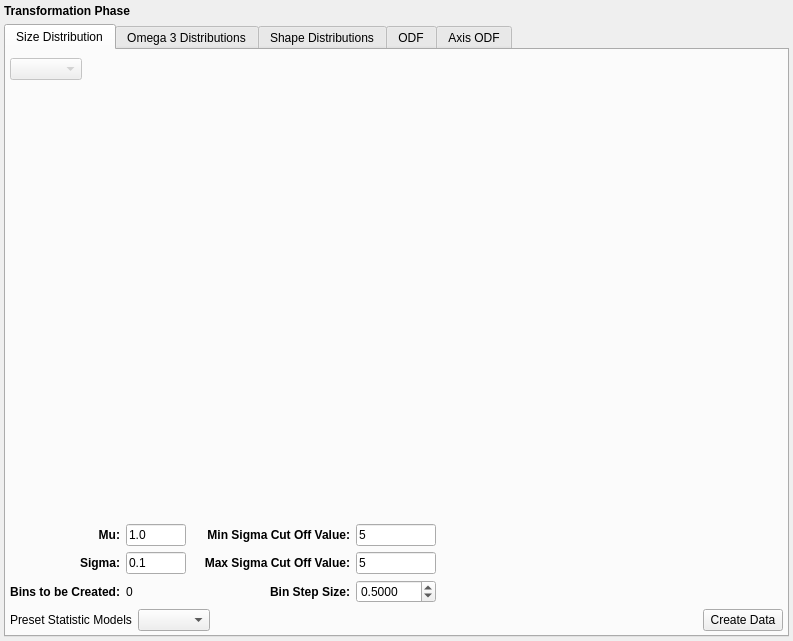
<?xml version="1.0" encoding="UTF-8"?>
<ui version="4.0">
 <class>TransformationPhaseWidget</class>
 <widget class="SGWidget" name="TransformationPhaseWidget">
  <property name="geometry">
   <rect>
    <x>0</x>
    <y>0</y>
    <width>793</width>
    <height>641</height>
   </rect>
  </property>
  <property name="windowTitle">
   <string>Form</string>
  </property>
  <layout class="QVBoxLayout" name="verticalLayout_2">
   <property name="leftMargin">
    <number>4</number>
   </property>
   <property name="topMargin">
    <number>4</number>
   </property>
   <property name="rightMargin">
    <number>4</number>
   </property>
   <property name="bottomMargin">
    <number>4</number>
   </property>
   <item>
    <widget class="QLabel" name="label_8">
     <property name="styleSheet">
      <string notr="true">QLabel
{
font-weight: bold;
font-size: 150%;
}</string>
     </property>
     <property name="text">
      <string>Transformation Phase</string>
     </property>
    </widget>
   </item>
   <item>
    <widget class="QTabWidget" name="tabWidget">
     <property name="tabPosition">
      <enum>QTabWidget::North</enum>
     </property>
     <property name="tabShape">
      <enum>QTabWidget::Rounded</enum>
     </property>
     <property name="currentIndex">
      <number>0</number>
     </property>
     <widget class="QWidget" name="sizeDistributionTab">
      <attribute name="title">
       <string>Size Distribution</string>
      </attribute>
      <layout class="QVBoxLayout" name="verticalLayout_5">
       <property name="spacing">
        <number>6</number>
       </property>
       <property name="leftMargin">
        <number>4</number>
       </property>
       <property name="topMargin">
        <number>8</number>
       </property>
       <property name="rightMargin">
        <number>4</number>
       </property>
       <property name="bottomMargin">
        <number>4</number>
       </property>
       <item>
        <layout class="QHBoxLayout" name="horizontalLayout">
         <item>
          <widget class="QComboBox" name="distributionTypeCombo">
           <property name="enabled">
            <bool>false</bool>
           </property>
          </widget>
         </item>
         <item>
          <spacer name="horizontalSpacer_3">
           <property name="orientation">
            <enum>Qt::Horizontal</enum>
           </property>
           <property name="sizeHint" stdset="0">
            <size>
             <width>40</width>
             <height>20</height>
            </size>
           </property>
          </spacer>
         </item>
        </layout>
       </item>
       <item>
        <widget class="QwtPlot" name="m_SizeDistributionPlot">
         <property name="sizePolicy">
          <sizepolicy hsizetype="MinimumExpanding" vsizetype="MinimumExpanding">
           <horstretch>0</horstretch>
           <verstretch>0</verstretch>
          </sizepolicy>
         </property>
         <property name="frameShape">
          <enum>QFrame::NoFrame</enum>
         </property>
        </widget>
       </item>
       <item>
        <layout class="QGridLayout" name="widgetLayout">
         <item row="0" column="0">
          <widget class="QLabel" name="label">
           <property name="styleSheet">
            <string notr="true">QLabel
{
font-weight: bold;
font-size: 12px;
}</string>
           </property>
           <property name="text">
            <string>Mu:</string>
           </property>
           <property name="alignment">
            <set>Qt::AlignRight|Qt::AlignTrailing|Qt::AlignVCenter</set>
           </property>
          </widget>
         </item>
         <item row="0" column="1">
          <widget class="QLineEdit" name="m_Mu_SizeDistribution">
           <property name="sizePolicy">
            <sizepolicy hsizetype="Fixed" vsizetype="Preferred">
             <horstretch>0</horstretch>
             <verstretch>0</verstretch>
            </sizepolicy>
           </property>
           <property name="minimumSize">
            <size>
             <width>60</width>
             <height>0</height>
            </size>
           </property>
           <property name="maximumSize">
            <size>
             <width>60</width>
             <height>16777215</height>
            </size>
           </property>
           <property name="text">
            <string>1.0</string>
           </property>
          </widget>
         </item>
         <item row="0" column="6" rowspan="3">
          <spacer name="horizontalSpacer">
           <property name="orientation">
            <enum>Qt::Horizontal</enum>
           </property>
           <property name="sizeHint" stdset="0">
            <size>
             <width>40</width>
             <height>20</height>
            </size>
           </property>
          </spacer>
         </item>
         <item row="2" column="0">
          <widget class="QLabel" name="label_2">
           <property name="styleSheet">
            <string notr="true">QLabel
{
font-weight: bold;
font-size: 12px;
}</string>
           </property>
           <property name="text">
            <string>Bins to be Created:</string>
           </property>
           <property name="alignment">
            <set>Qt::AlignRight|Qt::AlignTrailing|Qt::AlignVCenter</set>
           </property>
          </widget>
         </item>
         <item row="2" column="1">
          <widget class="QLabel" name="m_NumberBinsGenerated">
           <property name="sizePolicy">
            <sizepolicy hsizetype="Fixed" vsizetype="Preferred">
             <horstretch>0</horstretch>
             <verstretch>0</verstretch>
            </sizepolicy>
           </property>
           <property name="minimumSize">
            <size>
             <width>60</width>
             <height>0</height>
            </size>
           </property>
           <property name="maximumSize">
            <size>
             <width>60</width>
             <height>16777215</height>
            </size>
           </property>
           <property name="text">
            <string>0</string>
           </property>
          </widget>
         </item>
         <item row="0" column="2" rowspan="3">
          <spacer name="horizontalSpacer_2">
           <property name="orientation">
            <enum>Qt::Horizontal</enum>
           </property>
           <property name="sizeType">
            <enum>QSizePolicy::Fixed</enum>
           </property>
           <property name="sizeHint" stdset="0">
            <size>
             <width>12</width>
             <height>20</height>
            </size>
           </property>
          </spacer>
         </item>
         <item row="2" column="3">
          <widget class="QLabel" name="label_5">
           <property name="styleSheet">
            <string notr="true">QLabel
{
font-weight: bold;
font-size: 12px;
}</string>
           </property>
           <property name="text">
            <string>Bin Step Size:</string>
           </property>
           <property name="alignment">
            <set>Qt::AlignRight|Qt::AlignTrailing|Qt::AlignVCenter</set>
           </property>
          </widget>
         </item>
         <item row="2" column="4">
          <widget class="QDoubleSpinBox" name="m_BinStepSize">
           <property name="sizePolicy">
            <sizepolicy hsizetype="Fixed" vsizetype="Preferred">
             <horstretch>0</horstretch>
             <verstretch>0</verstretch>
            </sizepolicy>
           </property>
           <property name="minimumSize">
            <size>
             <width>60</width>
             <height>0</height>
            </size>
           </property>
           <property name="maximumSize">
            <size>
             <width>80</width>
             <height>16777215</height>
            </size>
           </property>
           <property name="decimals">
            <number>4</number>
           </property>
           <property name="minimum">
            <double>0.001000000000000</double>
           </property>
           <property name="maximum">
            <double>9999999.990000000223517</double>
           </property>
           <property name="value">
            <double>0.500000000000000</double>
           </property>
          </widget>
         </item>
         <item row="1" column="0">
          <widget class="QLabel" name="label_3">
           <property name="styleSheet">
            <string notr="true">QLabel
{
font-weight: bold;
font-size: 12px;
}</string>
           </property>
           <property name="text">
            <string>Sigma:</string>
           </property>
           <property name="alignment">
            <set>Qt::AlignRight|Qt::AlignTrailing|Qt::AlignVCenter</set>
           </property>
          </widget>
         </item>
         <item row="1" column="1">
          <widget class="QLineEdit" name="m_Sigma_SizeDistribution">
           <property name="sizePolicy">
            <sizepolicy hsizetype="Fixed" vsizetype="Preferred">
             <horstretch>0</horstretch>
             <verstretch>0</verstretch>
            </sizepolicy>
           </property>
           <property name="minimumSize">
            <size>
             <width>60</width>
             <height>0</height>
            </size>
           </property>
           <property name="maximumSize">
            <size>
             <width>60</width>
             <height>16777215</height>
            </size>
           </property>
           <property name="text">
            <string>0.1</string>
           </property>
          </widget>
         </item>
         <item row="0" column="4">
          <widget class="QLineEdit" name="m_MinSigmaCutOff">
           <property name="sizePolicy">
            <sizepolicy hsizetype="Fixed" vsizetype="Preferred">
             <horstretch>0</horstretch>
             <verstretch>0</verstretch>
            </sizepolicy>
           </property>
           <property name="minimumSize">
            <size>
             <width>60</width>
             <height>0</height>
            </size>
           </property>
           <property name="maximumSize">
            <size>
             <width>80</width>
             <height>16777215</height>
            </size>
           </property>
           <property name="text">
            <string>5</string>
           </property>
          </widget>
         </item>
         <item row="0" column="3">
          <widget class="QLabel" name="label_7">
           <property name="styleSheet">
            <string notr="true">QLabel
{
font-weight: bold;
font-size: 12px;
}</string>
           </property>
           <property name="text">
            <string>Min Sigma Cut Off Value:</string>
           </property>
           <property name="alignment">
            <set>Qt::AlignRight|Qt::AlignTrailing|Qt::AlignVCenter</set>
           </property>
          </widget>
         </item>
         <item row="1" column="3">
          <widget class="QLabel" name="label_4">
           <property name="styleSheet">
            <string notr="true">QLabel
{
font-weight: bold;
font-size: 12px;
}</string>
           </property>
           <property name="text">
            <string>Max Sigma Cut Off Value:</string>
           </property>
           <property name="alignment">
            <set>Qt::AlignRight|Qt::AlignTrailing|Qt::AlignVCenter</set>
           </property>
          </widget>
         </item>
         <item row="1" column="4">
          <widget class="QLineEdit" name="m_MaxSigmaCutOff">
           <property name="sizePolicy">
            <sizepolicy hsizetype="Fixed" vsizetype="Preferred">
             <horstretch>0</horstretch>
             <verstretch>0</verstretch>
            </sizepolicy>
           </property>
           <property name="minimumSize">
            <size>
             <width>60</width>
             <height>0</height>
            </size>
           </property>
           <property name="maximumSize">
            <size>
             <width>80</width>
             <height>16777215</height>
            </size>
           </property>
           <property name="text">
            <string>5</string>
           </property>
          </widget>
         </item>
         <item row="1" column="5">
          <widget class="QLabel" name="label_9">
           <property name="text">
            <string/>
           </property>
           <property name="pixmap">
            <pixmap>:/MaxCutOff_Eqn.png</pixmap>
           </property>
          </widget>
         </item>
         <item row="0" column="5">
          <widget class="QLabel" name="label_10">
           <property name="text">
            <string/>
           </property>
           <property name="pixmap">
            <pixmap>:/MinCutOff_Eqn.png</pixmap>
           </property>
          </widget>
         </item>
        </layout>
       </item>
       <item>
        <layout class="QHBoxLayout" name="horizontalLayout_3">
         <item>
          <widget class="QLabel" name="label_6">
           <property name="text">
            <string>Preset Statistic Models</string>
           </property>
          </widget>
         </item>
         <item>
          <widget class="QComboBox" name="microstructurePresetCombo">
           <property name="enabled">
            <bool>true</bool>
           </property>
          </widget>
         </item>
         <item>
          <spacer name="horizontalSpacer_4">
           <property name="orientation">
            <enum>Qt::Horizontal</enum>
           </property>
           <property name="sizeHint" stdset="0">
            <size>
             <width>40</width>
             <height>20</height>
            </size>
           </property>
          </spacer>
         </item>
         <item>
          <widget class="QPushButton" name="m_GenerateDefaultData">
           <property name="text">
            <string>Create Data</string>
           </property>
          </widget>
         </item>
        </layout>
       </item>
      </layout>
     </widget>
     <widget class="QWidget" name="omega3DistributionTab">
      <attribute name="title">
       <string>Omega 3 Distributions</string>
      </attribute>
      <layout class="QVBoxLayout" name="verticalLayout_4">
       <property name="leftMargin">
        <number>4</number>
       </property>
       <property name="topMargin">
        <number>4</number>
       </property>
       <property name="rightMargin">
        <number>4</number>
       </property>
       <property name="bottomMargin">
        <number>4</number>
       </property>
       <item>
        <widget class="StatsGenPlotWidget" name="m_Omega3Plot" native="true"/>
       </item>
      </layout>
     </widget>
     <widget class="QWidget" name="shapeDistributionTab">
      <attribute name="title">
       <string>Shape Distributions</string>
      </attribute>
      <layout class="QVBoxLayout" name="verticalLayout_3">
       <property name="leftMargin">
        <number>4</number>
       </property>
       <property name="topMargin">
        <number>4</number>
       </property>
       <property name="rightMargin">
        <number>4</number>
       </property>
       <property name="bottomMargin">
        <number>4</number>
       </property>
       <item>
        <widget class="QScrollArea" name="scrollArea">
         <property name="widgetResizable">
          <bool>true</bool>
         </property>
         <widget class="QWidget" name="scrollAreaWidgetContents">
          <property name="geometry">
           <rect>
            <x>0</x>
            <y>0</y>
            <width>769</width>
            <height>568</height>
           </rect>
          </property>
          <layout class="QVBoxLayout" name="verticalLayout">
           <property name="leftMargin">
            <number>4</number>
           </property>
           <property name="topMargin">
            <number>4</number>
           </property>
           <property name="rightMargin">
            <number>4</number>
           </property>
           <property name="bottomMargin">
            <number>4</number>
           </property>
           <item>
            <widget class="StatsGenPlotWidget" name="m_BOverAPlot" native="true"/>
           </item>
           <item>
            <widget class="StatsGenPlotWidget" name="m_COverAPlot" native="true"/>
           </item>
          </layout>
         </widget>
        </widget>
       </item>
      </layout>
     </widget>
     <widget class="StatsGenODFWidget" name="m_ODFWidget">
      <attribute name="title">
       <string>ODF</string>
      </attribute>
     </widget>
     <widget class="SGAxisODFWidget" name="m_AxisODFWidget">
      <attribute name="title">
       <string>Axis ODF</string>
      </attribute>
     </widget>
    </widget>
   </item>
  </layout>
 </widget>
 <customwidgets>
  <customwidget>
   <class>SGWidget</class>
   <extends>QWidget</extends>
   <header location="global">SGWidget.h</header>
   <container>1</container>
  </customwidget>
  <customwidget>
   <class>QwtPlot</class>
   <extends>QFrame</extends>
   <header>qwt_plot.h</header>
   <container>1</container>
  </customwidget>
  <customwidget>
   <class>StatsGenPlotWidget</class>
   <extends>QWidget</extends>
   <header location="global">StatsGenPlotWidget.h</header>
   <container>1</container>
  </customwidget>
  <customwidget>
   <class>StatsGenODFWidget</class>
   <extends>QWidget</extends>
   <header location="global">StatsGenODFWidget.h</header>
   <container>1</container>
  </customwidget>
  <customwidget>
   <class>SGAxisODFWidget</class>
   <extends>QWidget</extends>
   <header location="global">SGAxisODFWidget.h</header>
  </customwidget>
 </customwidgets>
 <resources/>
 <connections/>
</ui>
